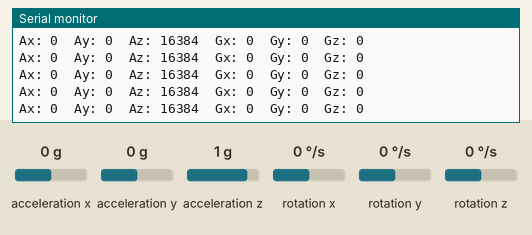
Recording of a sketch running on a simulated ESP32. Parts: the last lines printed to the serial monitor. Wiring (inferred from the names in the program): MPU-6050 motion sensor at I2C address 0x68. The inputs (shaded band) are chosen by the test bench; at power-on: acceleration x 0 g, acceleration y 0 g, acceleration z 1 g, rotation x 0 °/s, rotation y 0 °/s, rotation z 0 °/s.

Above: at 1.2 s.
1.3 s: acceleration x set to -1.4 g
At 1.33 s:
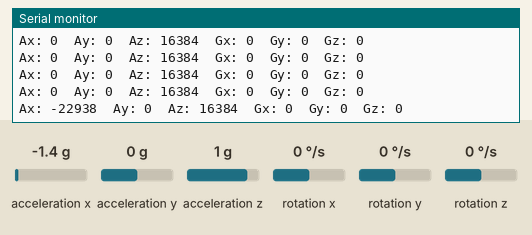
2.8 s: acceleration y set to -1.4 g
At 2.86 s:
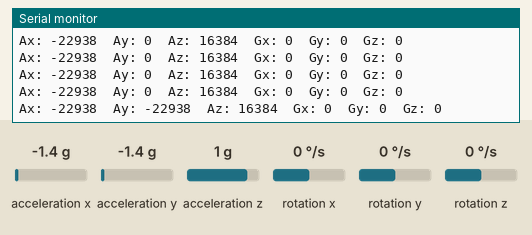
4.3 s: acceleration z set to -1.4 g
At 4.39 s:
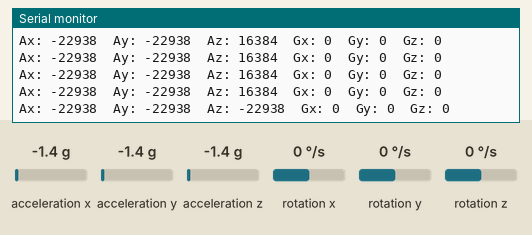
5.8 s: rotation x set to -192 °/s
At 5.81 s:
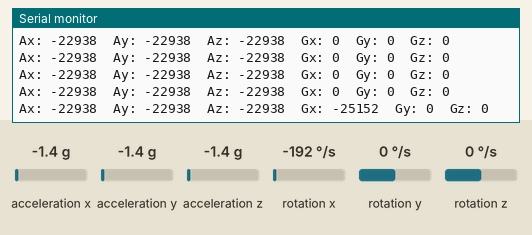
7.3 s: rotation y set to -192 °/s
At 7.34 s:
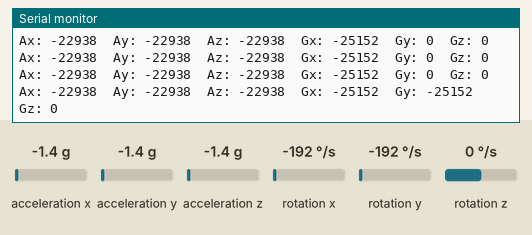

Measured:
- after the input at 1.3 s, the serial monitor: prints a new line at once (image 1)
- after the input at 2.8 s, the serial monitor: prints a new line after 0.05 s (image 2)
- after the input at 4.3 s, the serial monitor: prints a new line after 0.08 s (image 3)
- after the input at 5.8 s, the serial monitor: prints a new line at once (image 4)
- after the input at 7.3 s, the serial monitor: prints a new line at once (image 5)

The sketch:

02_readMPU6050.ino
```cpp
#include <Wire.h>

#define MPU6050_ADDR 0x68
int16_t Ax, Ay, Az;
int16_t Gx, Gy, Gz;

void initializeMPU6050()
{
    Wire.beginTransmission(MPU6050_ADDR);
    Wire.write(0x6B);
    Wire.write(0x00);
    Wire.endTransmission();
}

void readMPU6050()
{
    Wire.beginTransmission(MPU6050_ADDR);
    Wire.write(0x3B);
    Wire.endTransmission(false);
    Wire.requestFrom(MPU6050_ADDR, 14);
    Ax = (Wire.read() << 8) | Wire.read();
    Ay = (Wire.read() << 8) | Wire.read();
    Az = (Wire.read() << 8) | Wire.read();
    // Skip temperature
    Wire.read();
    Wire.read();
    Gx = (Wire.read() << 8) | Wire.read();
    Gy = (Wire.read() << 8) | Wire.read();
    Gz = (Wire.read() << 8) | Wire.read();
}

void setup()
{
    Serial.begin(115200);
    Wire.begin(21, 22);
    initializeMPU6050();
    Serial.println("MPU6050 initialized");
}

void loop()
{
    readMPU6050();
    Serial.print("Ax: ");
    Serial.print(Ax);
    Serial.print("\tAy: ");
    Serial.print(Ay);
    Serial.print("\tAz: ");
    Serial.print(Az);
    Serial.print("\tGx: ");
    Serial.print(Gx);
    Serial.print("\tGy: ");
    Serial.print(Gy);
    Serial.print("\tGz: ");
    Serial.println(Gz);
    delay(100);
}
```
